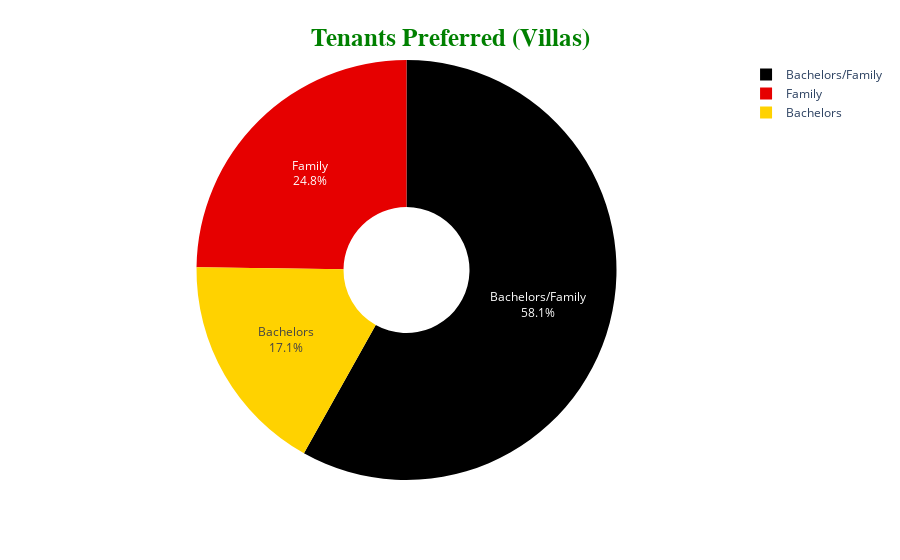

Notebook source saved alongside this figure:
### Code cell
prop = df1['marital_status_pref'].value_counts()
prop = dict(prop)

fig = px.pie(values=list(prop.values()), names=list(prop.keys()), hole=0.3,
            color_discrete_sequence=px.colors.sequential.Hot)
fig.update_traces(textposition='inside', textinfo='percent+label')

fig.update_layout(title_text="<b>Tenants Preferred (Villas)</b>",
                 title_font_size=25,
                 title_font_color='green',
                 title_font_family='Titillium Web',
                 title_x=0.5,
                 title_y=0.95,
                 title_xanchor='center',
                 title_yanchor='top'
                 )

### Figure 1 — Plotly figure (JSON) as saved in the notebook; plotly's stock layout.template omitted (floating-point values rounded to 4 significant figures)
{"data": [{"domain": {"x": [0, 1], "y": [0, 1]}, "hole": 0.3, "hovertemplate": "label=%{label}<br>value=%{value}<extra></extra>", "labels": ["Bachelors/Family", "Family", "Bachelors"], "legendgroup": "", "name": "", "showlegend": true, "textinfo": "percent+label", "textposition": "inside", "type": "pie", "values": [68, 29, 20]}], "layout": {"legend": {"tracegroupgap": 0}, "margin": {"t": 60}, "piecolorway": ["rgb(0,0,0)", "rgb(230,0,0)", "rgb(255,210,0)", "rgb(255,255,255)"], "title": {"font": {"color": "green", "family": "Titillium Web", "size": 25}, "text": "<b>Tenants Preferred (Villas)</b>", "x": 0.5, "xanchor": "center", "y": 0.95, "yanchor": "top"}}}
